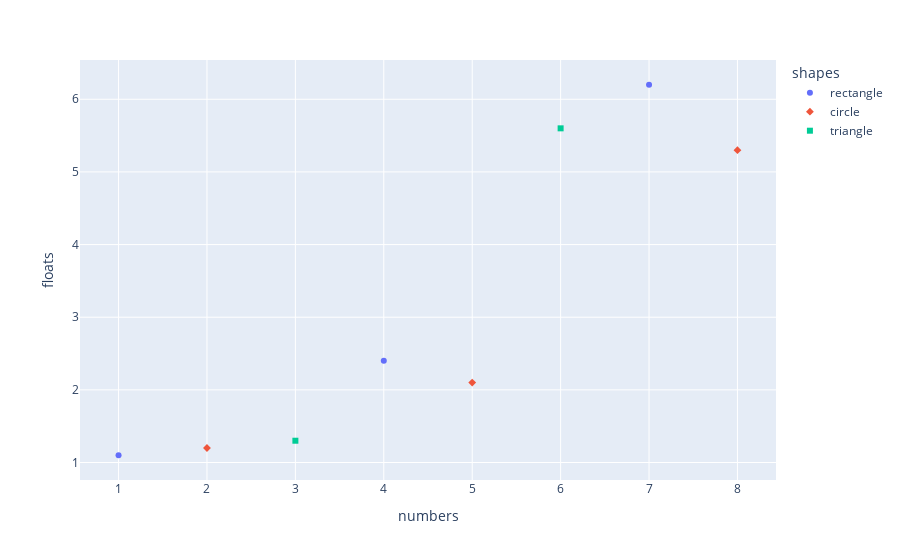

Notebook cell for this chart:
### Code cell
px.scatter(df, x='numbers', y='floats',
          color='shapes',
          symbol='shapes')

### Figure 1 — Plotly figure (JSON) as saved in the notebook; plotly's stock layout.template omitted (floating-point values rounded to 4 significant figures)
{"data": [{"hovertemplate": "shapes=rectangle<br>numbers=%{x}<br>floats=%{y}<extra></extra>", "legendgroup": "rectangle", "marker": {"color": "#636efa", "symbol": "circle"}, "mode": "markers", "name": "rectangle", "orientation": "v", "showlegend": true, "type": "scatter", "x": [1, 4, 7], "xaxis": "x", "y": [1.1, 2.4, 6.2], "yaxis": "y"}, {"hovertemplate": "shapes=circle<br>numbers=%{x}<br>floats=%{y}<extra></extra>", "legendgroup": "circle", "marker": {"color": "#EF553B", "symbol": "diamond"}, "mode": "markers", "name": "circle", "orientation": "v", "showlegend": true, "type": "scatter", "x": [2, 5, 8], "xaxis": "x", "y": [1.2, 2.1, 5.3], "yaxis": "y"}, {"hovertemplate": "shapes=triangle<br>numbers=%{x}<br>floats=%{y}<extra></extra>", "legendgroup": "triangle", "marker": {"color": "#00cc96", "symbol": "square"}, "mode": "markers", "name": "triangle", "orientation": "v", "showlegend": true, "type": "scatter", "x": [3, 6], "xaxis": "x", "y": [1.3, 5.6], "yaxis": "y"}], "layout": {"autosize": true, "legend": {"title": {"text": "shapes"}, "tracegroupgap": 0}, "margin": {"t": 60}, "xaxis": {"anchor": "y", "autorange": true, "domain": [0, 1], "range": [0.5275, 8.472], "title": {"text": "numbers"}, "type": "linear"}, "yaxis": {"anchor": "x", "autorange": true, "domain": [0, 1], "range": [0.7384, 6.562], "title": {"text": "floats"}, "type": "linear"}}}
